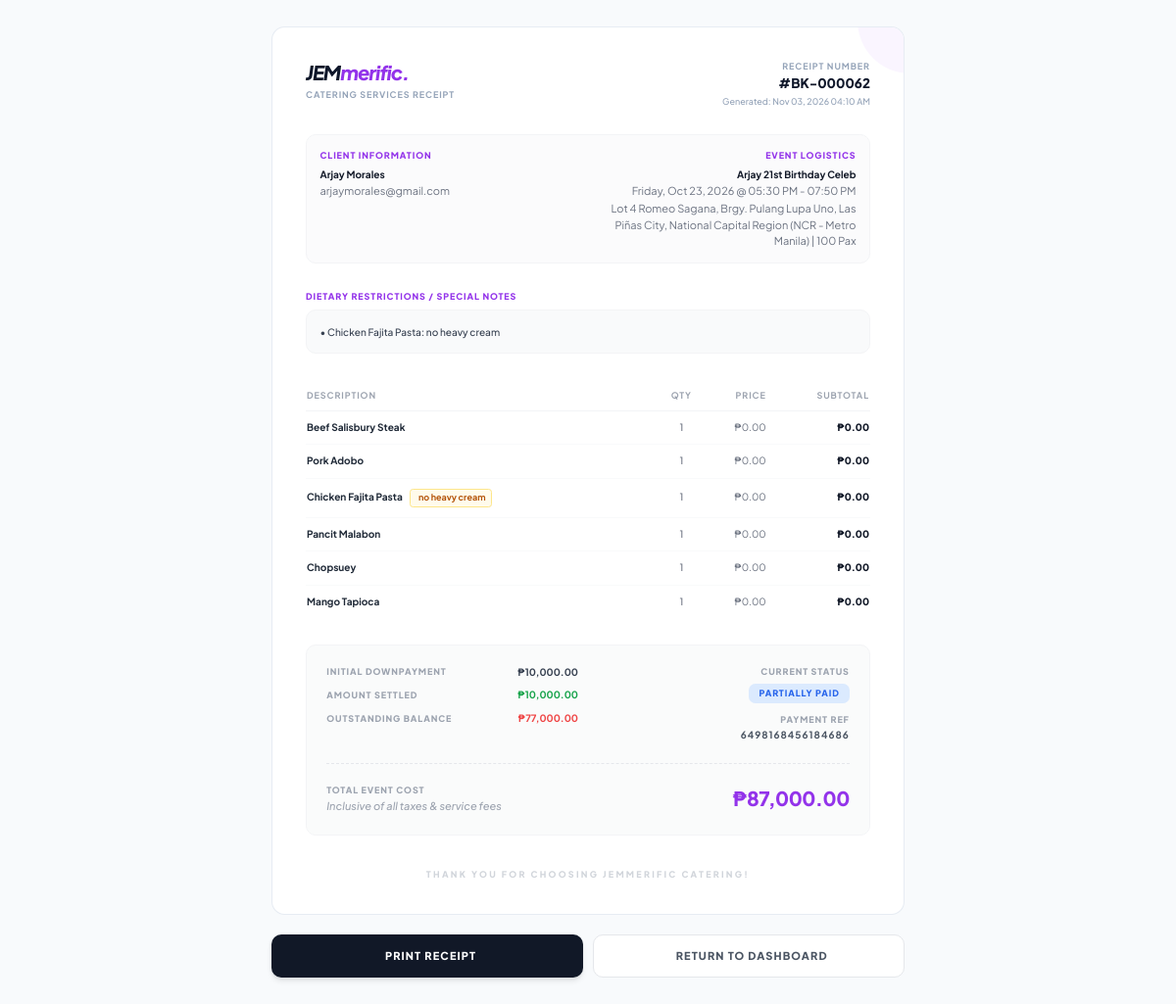
/receipt.php?booking_id=62 (signed in), run on the app's committed database.
### tables this page shows
CREATE TABLE `payments` (
  `payment_id` int(11) NOT NULL,
  `booking_id` int(11) DEFAULT NULL,
  `user_id` int(11) DEFAULT NULL,
  `payment_method` varchar(50) DEFAULT NULL,
  `account_name` varchar(100) DEFAULT NULL,
  `account_number` varchar(20) DEFAULT NULL,
  `reference_no` varchar(50) DEFAULT NULL,
  `screenshot_path` varchar(255) DEFAULT NULL,
  `status` enum('Pending','Verified','Rejected','Refunded') DEFAULT 'Pending',
  `created_at` timestamp NOT NULL DEFAULT current_timestamp()
);

CREATE TABLE `users` (
  `user_id` int(11) NOT NULL,
  `full_name` varchar(100) NOT NULL,
  `email` varchar(100) NOT NULL,
  `phone` varchar(30) DEFAULT NULL,
  `password` varchar(255) NOT NULL,
  `plain_password` varchar(255) DEFAULT NULL,
  `role` varchar(50) DEFAULT 'client',
  `permissions` text DEFAULT NULL,
  `created_at` timestamp NOT NULL DEFAULT current_timestamp(),
  `last_active` datetime DEFAULT NULL,
  `is_online` tinyint(1) NOT NULL DEFAULT 0
);

CREATE TABLE `bookings` (
  `booking_id` int(11) NOT NULL,
  `user_id` int(11) DEFAULT NULL,
  `event_name` varchar(150) NOT NULL,
  `event_type` varchar(50) DEFAULT NULL,
  `event_date` date NOT NULL,
  `event_time` time NOT NULL,
  `event_end_time` time DEFAULT NULL,
  `venue_location` varchar(255) DEFAULT NULL,
  `venue_address` text NOT NULL,
  `pax_count` int(11) NOT NULL,
  `table_count` int(11) NOT NULL,
  `special_requests` text DEFAULT NULL,
  `venue_image` varchar(255) DEFAULT NULL,
  `ai_venue_analysis` text DEFAULT NULL,
  `ai_conceptual_image` varchar(255) DEFAULT NULL,
  `layout_approval_status` varchar(40) NOT NULL DEFAULT 'none',
  `layout_generated_by` varchar(100) DEFAULT NULL,
  `layout_generated_at` datetime DEFAULT NULL,
  `layout_approved_by` varchar(100) DEFAULT NULL,
  `layout_approved_at` datetime DEFAULT NULL,
  `layout_admin_notes` text DEFAULT NULL,
  `status` enum('pending','on_progress','confirmed','completed','cancelled') DEFAULT 'pending',
  `total_price` decimal(10,2) DEFAULT NULL,
  `payment_method` varchar(50) DEFAULT 'Cash',
  `created_at` timestamp NOT NULL DEFAULT current_timestamp(),
  `payment_status` enum('unpaid','partially_paid','fully_paid','refunded') DEFAULT 'unpaid',
  `reference_no` varchar(50) DEFAULT NULL,
  `total_amount` decimal(10,2) DEFAULT 0.00,
  `booking_status` enum('draft','confirmed','completed','cancelled') DEFAULT 'draft',
  `payment_proof` varchar(255) DEFAULT NULL,
  `admin_note` text DEFAULT NULL,
  `cancel_reason` text DEFAULT NULL,
  `refund_amount` decimal(10,2) DEFAULT 0.00,
  `admin_archived_chat` tinyint(1) DEFAULT 0
);

CREATE TABLE `dietary_restrictions` (
  `restriction_id` int(11) NOT NULL,
  `booking_id` int(11) DEFAULT NULL,
  `guest_name` varchar(100) DEFAULT NULL,
  `restriction_type` varchar(100) DEFAULT NULL,
  `notes` text DEFAULT NULL
);

CREATE TABLE `booking_items` (
  `id` int(11) NOT NULL,
  `booking_id` int(11) NOT NULL,
  `item_id` int(11) NOT NULL,
  `quantity` int(11) DEFAULT 1,
  `unit_price` decimal(10,2) NOT NULL,
  `subtotal` decimal(10,2) NOT NULL,
  `dietary_notes` text DEFAULT NULL
);

CREATE TABLE `menu_items` (
  `item_id` int(11) NOT NULL,
  `category_id` int(11) DEFAULT NULL,
  `item_name` varchar(100) NOT NULL,
  `description` text DEFAULT NULL,
  `recipe` text DEFAULT NULL,
  `image_path` varchar(255) DEFAULT NULL,
  `image_url` varchar(255) DEFAULT NULL,
  `price` decimal(10,2) DEFAULT NULL,
  `is_available` tinyint(1) DEFAULT 1
);

### receipt.php (the view, shortened to what this page needs)
<?php
require_once 'db_config.php';
$booking_id = isset($_GET['booking_id']) ? intval($_GET['booking_id']) : 0;
$user_role = $_SESSION['role'] ?? 'client';
if ($user_role === 'admin') {
    $b_stmt = $conn->prepare("SELECT b.*, u.full_name, u.email, p.reference_no FROM bookings b JOIN users u ON b.user_id = u.user_id LEFT JOIN payments p ON b.booking_id = p.booking_id WHERE b.booking_id = ? ORDER BY p.created_at DESC LIMIT 1");
    $b_stmt->bind_param("i", $booking_id);
}
$b_stmt->execute();
$booking = $b_stmt->get_result()->fetch_assoc();
$i_stmt = $conn->prepare("SELECT bi.*, mi.item_name FROM booking_items bi JOIN menu_items mi ON bi.item_id = mi.item_id WHERE bi.booking_id = ?");
$i_stmt->bind_param("i", $booking_id);
$i_stmt->execute();
$items = $i_stmt->get_result();
$dr_stmt = $conn->prepare("SELECT restriction_type FROM dietary_restrictions WHERE booking_id = ?");
$dr_stmt->bind_param("i", $booking_id);
$dr_stmt->execute();
$dietary_notes = $dr_stmt->get_result()->fetch_assoc()['restriction_type'] ?? '';
$total = $booking['total_amount'];
$status = $booking['payment_status'];
$downpayment_val = min($total, 10000);
if ($status === 'fully_paid') {
    $amount_paid = $total;
    $balance = 0;
} else if ($status === 'partially_paid') {
    $amount_paid = $downpayment_val;
    $balance = $total - $downpayment_val;
} else {
    $amount_paid = 0;
    $balance = $total;
}
?>
<!DOCTYPE html>
<html lang="en">
<head>
    <script src="https://cdn.tailwindcss.com"></script>
</head>
<body class="bg-slate-50 dark:bg-[#0b0f19] text-slate-900 dark:text-slate-100 p-4 sm:p-6 md:p-8 transition-colors duration-300">
    <div class="max-w-3xl mx-auto bg-white dark:bg-[#131b2e] p-6 sm:p-10 rounded-2xl shadow-xs border border-slate-200/80 dark:border-slate-800 receipt-container relative overflow-hidden transition-colors duration-300">
        <div class="absolute top-0 right-0 w-24 h-24 bg-purple-50 dark:bg-purple-900/20 rounded-bl-[4rem] -mr-10 -mt-10"></div>
        <div class="flex justify-between items-start mb-8">
            <div>
                <h1 class="text-2xl font-black text-slate-900 dark:text-slate-100 tracking-tighter italic mb-0.5">JEM<span class="text-purple-600 dark:text-purple-400">merific.</span></h1>
                <p class="text-[9px] text-slate-400 font-bold uppercase tracking-widest">Catering Services Receipt</p>
            </div>
            <div class="text-right">
                <p class="text-[9px] text-slate-400 font-bold uppercase tracking-widest">Receipt Number</p>
                <p class="text-base font-black text-slate-900 dark:text-slate-100">#BK-<?= str_pad($booking_id, 6, '0', STR_PAD_LEFT) ?></p>
                <p class="text-[9px] text-slate-400 font-medium mt-0.5">Generated: <?= date('M d, Y h:i A') ?></p>
            </div>
        </div>
        <div class="grid grid-cols-2 gap-8 mb-8 p-4 bg-gray-50/70 dark:bg-slate-800/50 rounded-xl border border-gray-100 dark:border-slate-700/50">
            <div>
                <p class="text-[9px] text-purple-600 dark:text-purple-400 font-black uppercase tracking-widest mb-2">Client Information</p>
                <p class="text-xs font-bold text-gray-900 dark:text-slate-100"><?= htmlspecialchars($booking['full_name']) ?></p>
                <p class="text-[11px] text-gray-500 dark:text-slate-400 mt-0.5"><?= htmlspecialchars($booking['email']) ?></p>
            </div>
            <div class="text-right">
                <p class="text-[9px] text-purple-600 dark:text-purple-400 font-black uppercase tracking-widest mb-2">Event Logistics</p>
                <p class="text-xs font-bold text-gray-900 dark:text-slate-100"><?= htmlspecialchars($booking['event_name']) ?></p>
                <p class="text-[11px] text-gray-500 dark:text-slate-400 mt-0.5"><?= date('l, M d, Y', strtotime($booking['event_date'])) ?> @ <?= date('h:i A', strtotime($booking['event_time'])) ?><?= !empty($booking['event_end_time']) ? ' - ' . date('h:i A', strtotime($booking['event_end_time'])) : '' ?></p>
                <p class="text-[11px] text-gray-500 dark:text-slate-400 mt-0.5"><?= htmlspecialchars($booking['venue_location']) ?> | <?= $booking['pax_count'] ?> Pax</p>
            </div>
        </div>
        <?php if (!empty($dietary_notes)): ?>
        <div class="mb-8">
            <p class="text-[9px] text-purple-600 dark:text-purple-400 font-black uppercase tracking-widest mb-2">Dietary Restrictions / Special Notes</p>
            <p class="text-xs font-medium text-gray-700 dark:text-slate-300 leading-relaxed bg-gray-50 dark:bg-slate-800 p-4 rounded-xl border border-gray-100 dark:border-slate-700/50"><?= nl2br(htmlspecialchars($dietary_notes)) ?></p>
        </div>
        <?php endif; ?>
        <table class="w-full mb-8">
            <thead>
                <tr class="text-[9px] text-gray-400 dark:text-slate-500 font-black uppercase tracking-widest border-b border-gray-100 dark:border-slate-700">
                    <th class="py-2.5 text-left">Description</th>
                    <th class="py-2.5 text-center">Qty</th>
                    <th class="py-2.5 text-right">Price</th>
                    <th class="py-2.5 text-right">Subtotal</th>
                </tr>
            </thead>
            <tbody class="divide-y divide-gray-50 dark:divide-slate-800/80">
                <?php while($row = $items->fetch_assoc()): ?>
                <tr>
                    <td class="py-3 text-xs">
                        <span class="font-bold text-gray-800 dark:text-slate-200"><?= htmlspecialchars($row['item_name']) ?></span>
                        <?php if (!empty($row['dietary_notes'])): ?>
                            <span class="inline-flex items-center gap-1 text-[9px] font-bold text-amber-700 dark:text-amber-300 bg-amber-50 dark:bg-amber-950/60 px-1.5 py-0.5 rounded border border-amber-200 dark:border-amber-800/40 ml-1.5 align-middle">
                                <i class="bi bi-tag-fill text-[8px]"></i> <?= htmlspecialchars($row['dietary_notes']) ?>
                            </span>
                        <?php endif; ?>
                    </td>
                    <td class="py-3 text-center text-xs text-gray-500 dark:text-slate-400 font-medium"><?= $row['quantity'] ?></td>
                    <td class="py-3 text-right text-xs text-gray-500 dark:text-slate-400">₱<?= number_format($row['unit_price'], 2) ?></td>
                    <td class="py-3 text-right text-xs font-black text-gray-900 dark:text-slate-100">₱<?= number_format($row['subtotal'], 2) ?></td>
                </tr>
                <?php endwhile; ?>
            </tbody>
        </table>
        <div class="bg-gray-50/80 dark:bg-slate-800/50 rounded-xl p-6 border border-gray-100 dark:border-slate-700/50">
            <div class="grid grid-cols-1 md:grid-cols-2 gap-6 mb-6 pb-6 border-b border-dashed border-gray-200 dark:border-slate-700">
                <div class="space-y-3">
                    <div class="flex justify-between items-center">
                        <p class="text-[9px] text-gray-400 dark:text-slate-500 font-black uppercase tracking-widest">Initial Downpayment</p>
                        <p class="text-xs font-bold text-gray-700 dark:text-slate-300">₱<?= number_format($downpayment_val, 2) ?></p>
                    </div>
                    <div class="flex justify-between items-center">
                        <p class="text-[9px] text-gray-400 dark:text-slate-500 font-black uppercase tracking-widest">Amount Settled</p>
                        <p class="text-xs font-bold text-green-600 dark:text-emerald-400">₱<?= number_format($amount_paid, 2) ?></p>
                    </div>
                    <div class="flex justify-between items-center">
                        <p class="text-[9px] text-gray-400 dark:text-slate-500 font-black uppercase tracking-widest">Outstanding Balance</p>
                        <p class="text-xs font-bold text-red-500 dark:text-rose-400">₱<?= number_format($balance, 2) ?></p>
                    </div>
                </div>
                <div class="flex flex-col justify-center md:items-end">
                    <p class="text-[9px] text-gray-400 dark:text-slate-500 font-black uppercase tracking-widest mb-1.5">Current Status</p>
                    <span class="inline-block px-3 py-1 rounded-lg text-[9px] font-black uppercase tracking-widest shadow-2xs
                        <?= $status == 'fully_paid' ? 'bg-green-100 dark:bg-emerald-900/40 text-green-600 dark:text-emerald-400' : ($status == 'partially_paid' ? 'bg-blue-100 dark:bg-blue-900/40 text-blue-600 dark:text-blue-400' : 'bg-yellow-100 dark:bg-yellow-900/40 text-yellow-600 dark:text-yellow-400') ?>">
                        <?= strtoupper(str_replace('_', ' ', $status)) ?>
                    </span>
                    <?php if (!empty($booking['reference_no'])): ?>
                        <div class="mt-3 text-right">
                            <p class="text-[9px] text-gray-400 dark:text-slate-500 font-black uppercase tracking-widest mb-0.5">Payment Ref</p>
                            <p class="text-[10px] font-bold text-gray-600 dark:text-slate-400 tracking-widest"><?= htmlspecialchars($booking['reference_no']) ?></p>
                        </div>
                    <?php endif; ?>
                </div>
            </div>
            <div class="flex justify-between items-center">
                <div>
                    <p class="text-[9px] text-gray-400 dark:text-slate-500 font-black uppercase tracking-widest mb-0.5">Total Event Cost</p>
                    <p class="text-[11px] text-gray-400 dark:text-slate-500 font-medium italic">Inclusive of all taxes &amp; service fees</p>
                </div>
                <div class="text-right">
                    <p class="text-2xl font-black text-purple-600 dark:text-purple-400 tracking-tight">₱<?= number_format($total, 2) ?></p>
                </div>
            </div>
        </div>
        <div class="mt-10 text-center">
            <p class="text-[9px] text-gray-300 dark:text-slate-600 font-black uppercase tracking-[0.25em]">Thank you for choosing JEMmerific Catering!</p>
        </div>
    </div>
    <div class="max-w-3xl mx-auto mt-6 flex flex-col sm:flex-row gap-3 no-print">
        <button onclick="window.print()" class="w-full sm:flex-1 bg-gray-900 dark:bg-[#1a233a] border border-transparent dark:border-slate-800 text-white py-3.5 rounded-xl font-black text-[11px] uppercase tracking-widest shadow-md hover:bg-purple-600 dark:hover:bg-purple-600 transition-all active:scale-95 cursor-pointer flex items-center justify-center min-h-[44px]">
            <i class="bi bi-printer-fill mr-2"></i> Print Receipt
        </button>
        <a href="<?= $user_role === 'admin' ? 'admin_dashboard.php' : 'client_home.php' ?>" class="w-full sm:flex-1 text-center bg-white dark:bg-[#131b2e] border border-gray-200 dark:border-slate-800 text-gray-600 dark:text-slate-300 py-3.5 rounded-xl font-black text-[11px] uppercase tracking-widest hover:bg-gray-50 dark:hover:bg-slate-800/80 transition-all flex items-center justify-center min-h-[44px]">
            <i class="bi bi-house-door mr-2"></i> Return to Dashboard
        </a>
    </div>
</body>
</html>

### receipt.php (style rules this page uses)
body { font-family: 'Plus Jakarta Sans', sans-serif; }
@media (min-width: 1024px) { html { font-size: 84%; } }

### data on the page
payments: user.full_name "Arjay Morales", user.email "arjaymorales@gmail.com", booking.event_name "Arjay 21st Birthday Celeb", booking.event_date "Friday, Oct 23, 2026", booking.event_time "05:30 PM", booking.event_end_time "07:50 PM", booking.venue_location "Lot 4 Romeo Sagana, Brgy. Pulang Lupa Uno, Las Piñas City, National Capital Region (NCR - Metro Manila)", booking.pax_count "100", booking.total_amount "10,000.00", booking.total_amount "77,000.00", booking.payment_status "PARTIALLY PAID", reference_no "6498168456184686", booking.total_amount "87,000.00"
dietary_restrictions: restriction_type "• Chicken Fajita Pasta: no heavy cream"
booking_items: item.item_name "Beef Salisbury Steak", quantity "1", unit_price "0.00", subtotal "0.00"
booking_items: item.item_name "Pork Adobo", quantity "1", unit_price "0.00", subtotal "0.00"
booking_items: item.item_name "Chicken Fajita Pasta", dietary_notes "no heavy cream", quantity "1", unit_price "0.00", subtotal "0.00"
booking_items: item.item_name "Pancit Malabon", quantity "1", unit_price "0.00", subtotal "0.00"
booking_items: item.item_name "Chopsuey", quantity "1", unit_price "0.00", subtotal "0.00"
booking_items: item.item_name "Mango Tapioca", quantity "1", unit_price "0.00", subtotal "0.00"

### other printed values
str_pad($booking_id, 6, '0', STR_PAD_LEFT) "000062"
